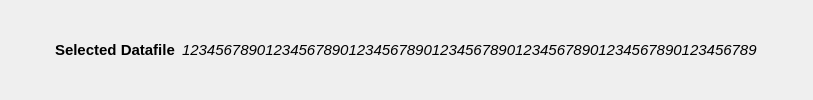
     <widget class="QFrame" name="selectedFileFrame">
      <property name="frameShape">
       <enum>QFrame::NoFrame</enum>
      </property>
      <property name="frameShadow">
       <enum>QFrame::Raised</enum>
      </property>
      <layout class="QHBoxLayout" name="horizontalLayout_7">
       <property name="spacing">
        <number>0</number>
       </property>
       <property name="leftMargin">
        <number>55</number>
       </property>
       <property name="topMargin">
        <number>0</number>
       </property>
       <property name="rightMargin">
        <number>55</number>
       </property>
       <property name="bottomMargin">
        <number>0</number>
       </property>
       <item>
        <widget class="QLabel" name="fileLabel">
         <property name="font">
          <font>
           <pointsize>11</pointsize>
           <bold>true</bold>
          </font>
         </property>
         <property name="text">
          <string>Selected Datafile</string>
         </property>
        </widget>
       </item>
       <item>
        <widget class="QLabel" name="fileTextcon">
         <property name="sizePolicy">
          <sizepolicy hsizetype="Preferred" vsizetype="Preferred">
           <horstretch>0</horstretch>
           <verstretch>0</verstretch>
          </sizepolicy>
         </property>
         <property name="text">
          <string/>
         </property>
         <property name="pixmap">
          <pixmap>../icons/chevron-right.svg</pixmap>
         </property>
         <property name="alignment">
          <set>Qt::AlignCenter</set>
         </property>
        </widget>
       </item>
       <item>
        <widget class="QLabel" name="fileText">
         <property name="sizePolicy">
          <sizepolicy hsizetype="MinimumExpanding" vsizetype="Preferred">
           <horstretch>0</horstretch>
           <verstretch>0</verstretch>
          </sizepolicy>
         </property>
         <property name="font">
          <font>
           <pointsize>11</pointsize>
           <italic>true</italic>
          </font>
         </property>
         <property name="toolTip">
          <string>&lt;html&gt;&lt;head/&gt;&lt;body&gt;&lt;p&gt;The Error returned by the Validator. The direct Position will be delivered if possible.&lt;/p&gt;&lt;p&gt;Click on the Error to open your INTERLIS Transfer-File with your preferred editor for XML Files. &lt;/p&gt;&lt;/body&gt;&lt;/html&gt;</string>
         </property>
         <property name="frameShape">
          <enum>QFrame::NoFrame</enum>
         </property>
         <property name="text">
          <string>123456789012345678901234567890123456789012345678901234567890123456789</string>
         </property>
         <property name="scaledContents">
          <bool>false</bool>
         </property>
         <property name="alignment">
          <set>Qt::AlignLeading|Qt::AlignLeft|Qt::AlignVCenter</set>
         </property>
         <property name="wordWrap">
          <bool>true</bool>
         </property>
         <property name="indent">
          <number>0</number>
         </property>
         <property name="openExternalLinks">
          <bool>true</bool>
         </property>
         <property name="textInteractionFlags">
          <set>Qt::LinksAccessibleByMouse|Qt::TextSelectableByMouse</set>
         </property>
        </widget>
       </item>
      </layout>
     </widget>
